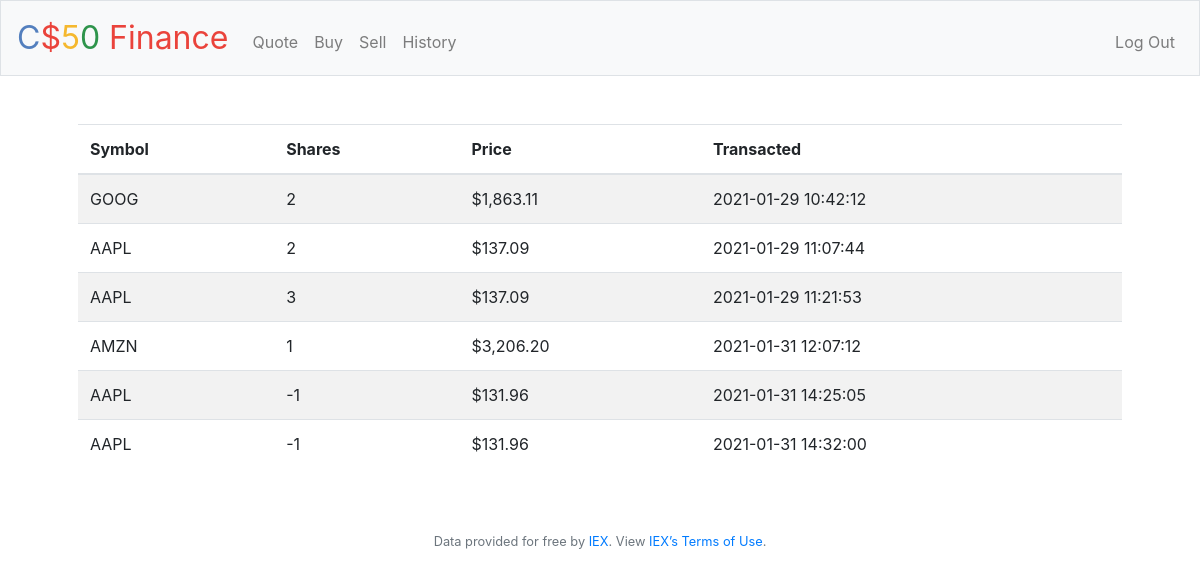
/history (signed in), run on an earlier commit of the app's database.
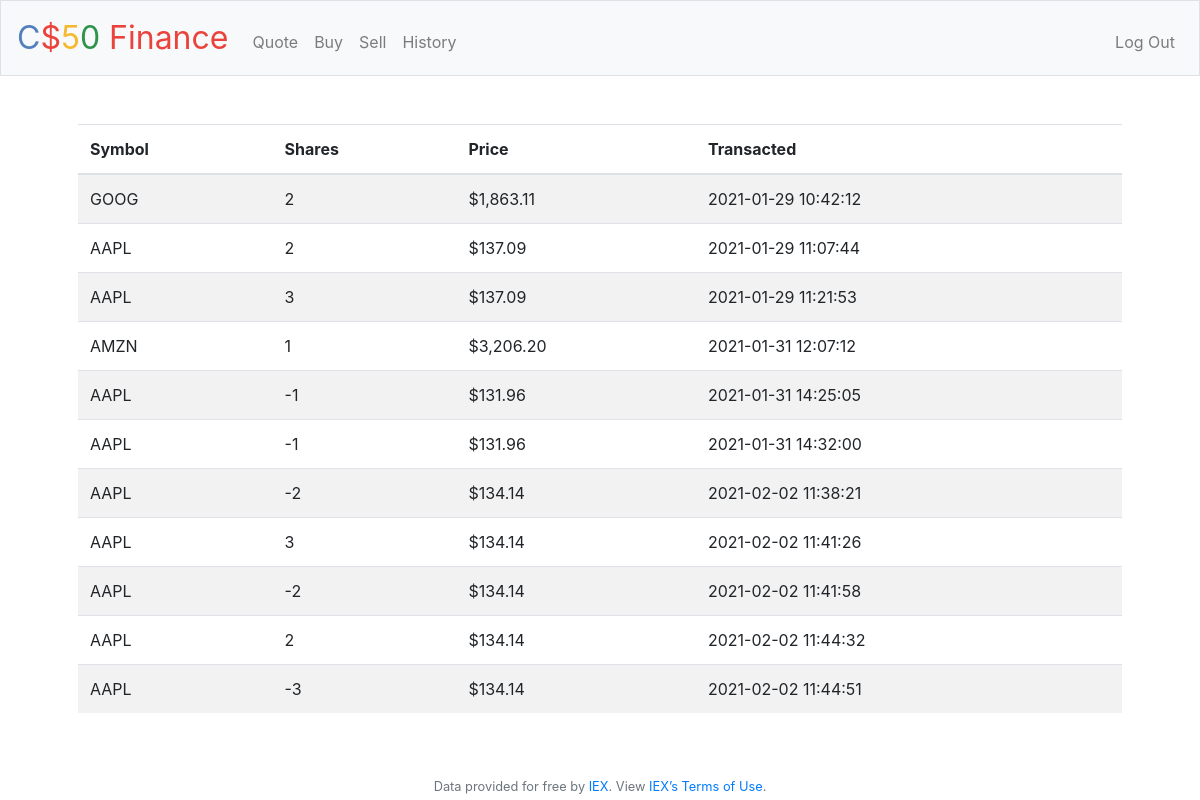
And on a later commit of the database.
### tables this page shows
CREATE TABLE history (
id INTEGER PRIMARY KEY,
   symbol TEXT NOT NULL,
shares INTEGER NOT NULL,
price INTEGER NOT NULL,
transacted TIMESTAMP DEFAULT CURRENT_TIMESTAMP NOT NULL,
user_id INTEGER NOT NULL,
FOREIGN KEY (user_id) 
          REFERENCES users (id)
);

### application.py (the view)
@app.route("/history")
@login_required
def history():
    user_history = db.execute("SELECT * FROM history WHERE user_id = ?", session["user_id"])
    return render_template("history.html", user_history=user_history)

### application.py (called while the page is built)
@app.after_request
def after_request(response):
    response.headers["Cache-Control"] = "no-cache, no-store, must-revalidate"
    response.headers["Expires"] = 0
    response.headers["Pragma"] = "no-cache"
    return response

### helpers.py (called while the page is built)
def login_required(f):
    @wraps(f)
    def decorated_function(*args, **kwargs):
        if session.get("user_id") is None:
            return redirect("/login")
        return f(*args, **kwargs)
    return decorated_function

def usd(value):
    return f"${value:,.2f}"

### templates/history.html (shortened to what this page needs)
{% extends "layout.html" %}
{% block main %}
    <table>
        <thead>
            <tr>
                <th>Symbol</th>
                <th>Shares</th>
                <th>Price</th>
                <th>Transacted</th>
            </tr>
        </thead>
        <tbody>
            {% for stock in user_history %}
                <tr>
                    <td>{{ stock.symbol }}</td>
                    <td>{{ stock.shares }}</td>
                    <td>{{ stock.price | usd }}</td>
                    <td>{{ stock.transacted }}</td>
                </tr>
            {% endfor %}
        </tbody>
    </table>
{% endblock %}

### templates/layout.html (shortened to what this page needs)
<!DOCTYPE html>
<html lang="en">
    <head>
        <link rel="stylesheet" href="https://cdn.jsdelivr.net/npm/bootstrap@4.5.3/dist/css/bootstrap.min.css">
        <link href="/static/styles.css" rel="stylesheet">
    </head>
    <body>
        <nav class="navbar navbar-expand-md navbar-light bg-light border">
            <a class="navbar-brand" href="/"><span class="blue">C</span><span class="red">$</span><span class="yellow">5</span><span class="green">0</span> <span class="red">Finance</span></a>
            <div class="collapse navbar-collapse" id="navbar">
                {% if session.user_id %}
                    <ul class="navbar-nav mr-auto mt-2">
                        <li class="nav-item"><a class="nav-link" href="/quote">Quote</a></li>
                        <li class="nav-item"><a class="nav-link" href="/buy">Buy</a></li>
                        <li class="nav-item"><a class="nav-link" href="/sell">Sell</a></li>
                        <li class="nav-item"><a class="nav-link" href="/history">History</a></li>
                    </ul>
                    <ul class="navbar-nav ml-auto mt-2">
                        <li class="nav-item"><a class="nav-link" href="/logout">Log Out</a></li>
                    </ul>
                {% else %}
                    <ul class="navbar-nav ml-auto mt-2">
                        <li class="nav-item"><a class="nav-link" href="/register">Register</a></li>
                        <li class="nav-item"><a class="nav-link" href="/login">Log In</a></li>
                    </ul>
                {% endif %}
            </div>
        </nav>
        <main class="container p-5">
            {% block main %}{% endblock %}
        </main>
        <footer class="small text-center text-muted">
            Data provided for free by <a href="https://iextrading.com/developer">IEX</a>. View <a href="https://iextrading.com/api-exhibit-a/">IEX’s Terms of Use</a>.
        </footer>
    </body>
</html>

### static/styles.css (style rules this page uses)
nav .navbar-brand { font-size: xx-large; }
nav .navbar-brand .blue { color: #537fbe; }
nav .navbar-brand .red { color: #ea433b; }
nav .navbar-brand .yellow { color: #f5b82e; }
nav .navbar-brand .green { color: #2e944b; }
main { overflow-x: auto; text-align: center; }
table { text-align: left; border-collapse: collapse; width: 100%; margin-bottom: 1rem; }
thead tr { border-bottom: 2px solid #dee2e6; }
tbody tr:nth-child(odd) { background-color: rgba(0,0,0,.05); }
table td, table th { padding: .75rem; vertical-align: top; border-top: 1px solid #dee2e6; }

What changed in the data, as far as the page shows it:
added history: symbol "AAPL", shares "-2", price "$134.14", transacted "2021-02-02 11:38:21"
added history: symbol "AAPL", shares "3", price "$134.14", transacted "2021-02-02 11:41:26"
added history: symbol "AAPL", shares "-2", price "$134.14", transacted "2021-02-02 11:41:58"
added history: symbol "AAPL", shares "2", price "$134.14", transacted "2021-02-02 11:44:32"
added history: symbol "AAPL", shares "-3", price "$134.14", transacted "2021-02-02 11:44:51"
